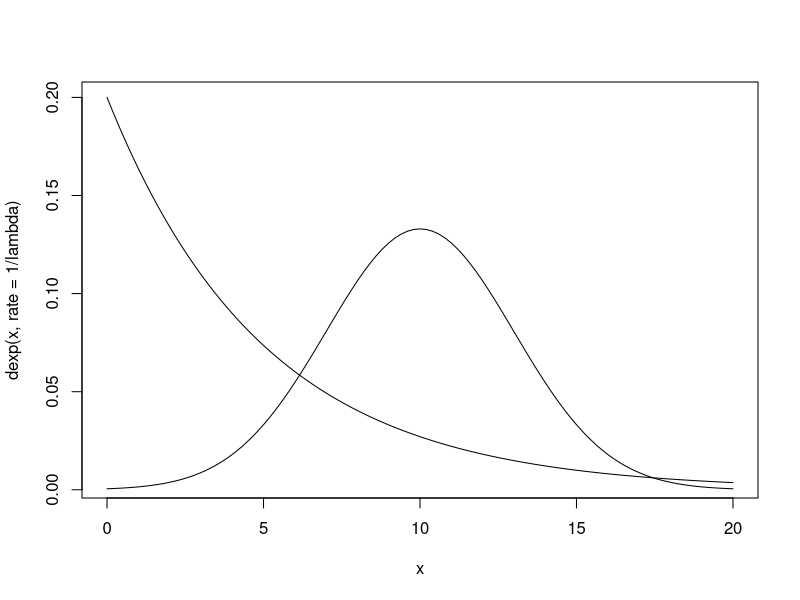

R code for this plot:

#--------- Hypothesis tests in R -------

set.seed(11)
lambda <- 5
curve(dexp(x, rate=1/lambda), from=0, to=20)
sample1 <- rexp(15, rate=1/lambda); sample1
mean(sample1)

t.test(sample1, mu=5)
?t.test
t.test(sample1, mu=5, alternative="greater")

curve(dnorm(x, mean=10, sd=3), from=0, to=20, add=TRUE)
sample2 <- rnorm(10, mean=10, sd=3)
mean(sample2)

t.test(sample1, sample2, alternative="greater", paired=FALSE)

sample3 <- rnorm(10, mean=20, sd=3)

t.test(sample1, sample3, paired=FALSE)